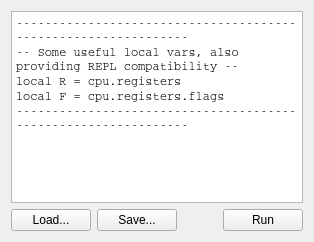
          <widget class="QWidget" name="LuaEditorTab">
           <attribute name="title">
            <string>Editor</string>
           </attribute>
           <layout class="QVBoxLayout" name="verticalLayout_18">
            <item>
             <widget class="LuaEditor" name="luaScriptEditor">
              <property name="font">
               <font>
                <family>Courier</family>
               </font>
              </property>
              <property name="plainText">
               <string>---------------------------------------------------------------
-- Some useful local vars, also providing REPL compatibility --
local R = cpu.registers
local F = cpu.registers.flags
---------------------------------------------------------------

</string>
              </property>
              <property name="backgroundVisible">
               <bool>false</bool>
              </property>
             </widget>
            </item>
            <item>
             <layout class="QHBoxLayout" name="horizontalLayout_lua">
              <item>
               <widget class="QPushButton" name="buttonLoadLuaScript">
                <property name="text">
                 <string>Load...</string>
                </property>
               </widget>
              </item>
              <item>
               <widget class="QPushButton" name="buttonSaveLuaScript">
                <property name="text">
                 <string>Save...</string>
                </property>
               </widget>
              </item>
              <item>
               <spacer name="horizontalSpacer_23">
                <property name="orientation">
                 <enum>Qt::Horizontal</enum>
                </property>
                <property name="sizeHint" stdset="0">
                 <size>
                  <width>40</width>
                  <height>20</height>
                 </size>
                </property>
               </spacer>
              </item>
              <item>
               <widget class="QPushButton" name="buttonRunLuaScript">
                <property name="text">
                 <string>Run</string>
                </property>
               </widget>
              </item>
             </layout>
            </item>
           </layout>
          </widget>
